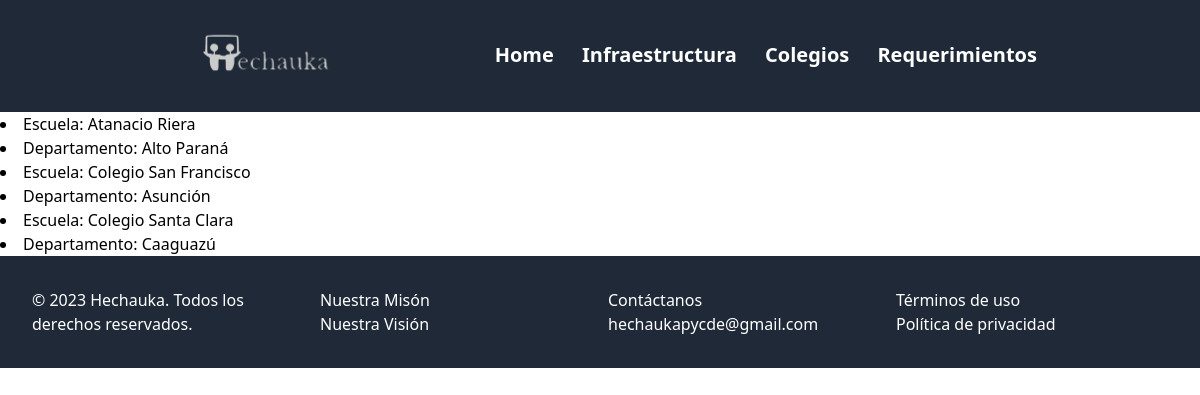
The app's page /tutu with its own data.
### all_july_hack/modelos.py (models this page shows)
class Escuela(db.Model):
    id = db.Column(db.Integer, primary_key=True)
    nombre = db.Column(db.String(100), unique=True, nullable=False)
    departamento = db.Column(db.String(100), nullable=False)
    ciudad = db.Column(db.String(100), nullable=False)
    barrio = db.Column(db.String(100), nullable=False)
    cantidad_alumnos = db.Column(db.Integer, nullable=False)
    cantidad_alumnas = db.Column(db.Integer, nullable = False)
    docente = db.relationship('Docente', backref='escuela', lazy=True)
    kit_escolar = db.relationship('Kit_escolar', backref='escuela', lazy=True)
    merienda_escolar = db.relationship('Merienda_escolar', backref='escuela', lazy=True)
    sala_clase = db.relationship('Sala_clase', backref='escuela', lazy=True)

### all_july_hack/app.py (the view)
@app.route('/tutu')
def tutu():
    escuela = Escuela.query.all()
    print(type(escuela))
    return render_template('tutu.html', escuela=escuela)

### all_july_hack/templates/tutu.html (shortened to what this page needs)
{% extends 'base.html' %}
{% block contenido %}
{% for i in escuela %}
    <li>Escuela: {{i.nombre}}</li>
    <li>Departamento: {{i.departamento}}</li>
{% endfor %}
{% endblock %}

### records on screen
Escuela: nombre "Atanacio Riera", departamento "Alto Paraná"
Escuela: nombre "Colegio San Francisco", departamento "Asunción"
Escuela: nombre "Colegio Santa Clara", departamento "Caaguazú"
